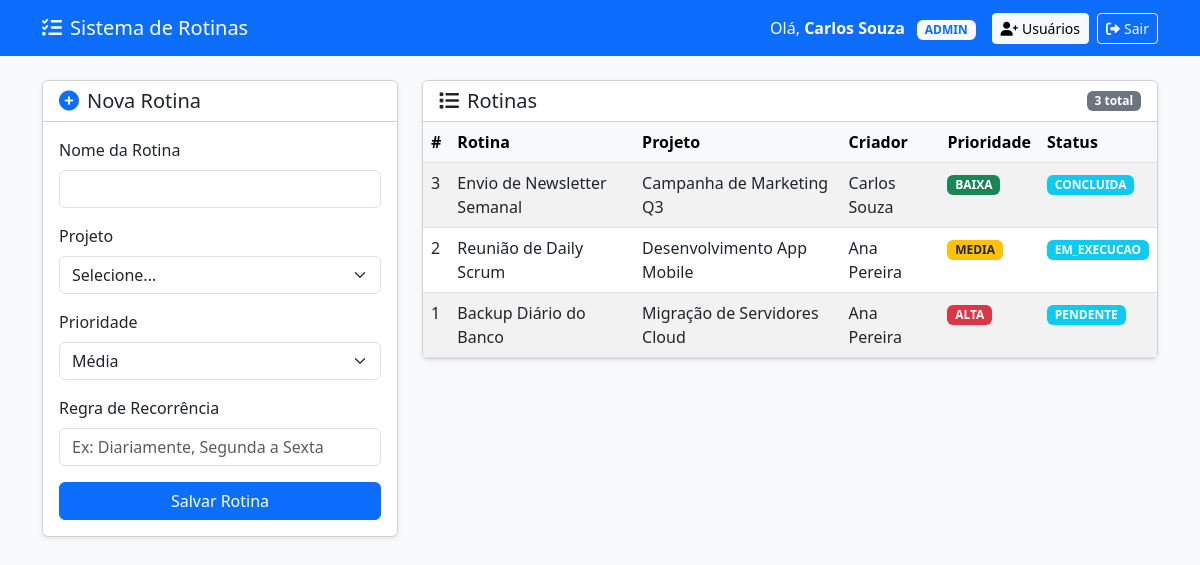
Page /php/interface.php (signed in) on the committed database.
### tables this page shows
CREATE TABLE `rotina` (
  `idRotina` int(11) NOT NULL,
  `idProjeto` int(11) NOT NULL,
  `idCriador` int(11) NOT NULL,
  `nome` varchar(255) NOT NULL,
  `dataHoraCriacao` datetime DEFAULT current_timestamp(),
  `dataConclusao` date DEFAULT NULL,
  `dataLimite` timestamp NULL DEFAULT NULL,
  `horaConclusao` time DEFAULT NULL,
  `recorrente` tinyint(1) DEFAULT 0,
  `recorrenciaRegra` varchar(255) DEFAULT NULL,
  `status` enum('PENDENTE','EM_EXECUCAO','CONCLUIDA','CANCELADA') NOT NULL DEFAULT 'PENDENTE',
  `prioridade` enum('BAIXA','MEDIA','ALTA') NOT NULL DEFAULT 'MEDIA',
  `ultimaModificacao` timestamp NOT NULL DEFAULT current_timestamp() ON UPDATE current_timestamp()
);

CREATE TABLE `projeto` (
  `idProjeto` int(11) NOT NULL,
  `idCriador` int(11) NOT NULL,
  `nome` varchar(255) NOT NULL
);

CREATE TABLE `usuario` (
  `idUsuario` int(11) NOT NULL,
  `idEmpresa` int(11) NOT NULL,
  `nome` varchar(255) NOT NULL,
  `cpf` varchar(14) NOT NULL,
  `email` varchar(255) NOT NULL,
  `senhaHash` varchar(255) NOT NULL,
  `nivel` enum('MASTER','ADMIN','FUNCIONARIO') NOT NULL,
  `status` enum('ATIVO','INATIVO','BLOQUEADO') NOT NULL DEFAULT 'ATIVO',
  `segredo2FA` varchar(255) DEFAULT NULL,
  `dataHoraInsercao` datetime DEFAULT current_timestamp()
);

### php/interface.php (the view, shortened to what this page needs)
<?php
require_once 'conexao.php';
$idEmpresa = $_SESSION['idEmpresa'];
$sqlListagem = "
    SELECT r.*, p.nome AS nome_projeto, u.nome AS nome_criador
    FROM Rotina r
    JOIN Projeto p ON r.idProjeto = p.idProjeto
    JOIN Usuario uc ON p.idCriador = uc.idUsuario
    JOIN Usuario u ON r.idCriador = u.idUsuario
    WHERE uc.idEmpresa = :idEmpresa
    ORDER BY r.dataHoraCriacao DESC
";
$stmt = $pdo->prepare($sqlListagem);
$stmt->execute([':idEmpresa' => $idEmpresa]);
$rotinas = $stmt->fetchAll(PDO::FETCH_ASSOC);
?>
<!DOCTYPE html>
<html lang="pt-br">
<head>
    <link href="https://cdn.jsdelivr.net/npm/bootstrap@5.3.0/dist/css/bootstrap.min.css" rel="stylesheet">
    <link href="https://cdnjs.cloudflare.com/ajax/libs/font-awesome/6.0.0/css/all.min.css" rel="stylesheet">
</head>
<body class="bg-light">
<nav class="navbar navbar-expand-lg navbar-dark bg-primary mb-4">
    <div class="container">
        <a class="navbar-brand" href="#"><i class="fas fa-tasks me-2"></i>Sistema de Rotinas</a>
        <div class="d-flex align-items-center">
            <span class="text-white me-3">
                Olá, <strong><?= $_SESSION['nome'] ?></strong>
                <span class="badge bg-light text-primary ms-2"><?= $_SESSION['nivel'] ?></span>
            </span>
            <?php if ($_SESSION['nivel'] == 'ADMIN' || $_SESSION['nivel'] == 'MASTER'): ?>
                <a href="cadastro_usuario.php" class="btn btn-light btn-sm me-2">
                    <i class="fas fa-user-plus me-1"></i>Usuários
                </a>
            <?php endif; ?>
            <a href="logout.php" class="btn btn-outline-light btn-sm">
                <i class="fas fa-sign-out-alt me-1"></i>Sair
            </a>
        </div>
    </div>
</nav>
<div class="container">
    <div class="row">
        <div class="col-md-4">
            <div class="card shadow-sm mb-4">
                <div class="card-header bg-white">
                    <h5 class="card-title mb-0">
                        <i class="fas fa-plus-circle text-primary me-2"></i>Nova Rotina
                    </h5>
                </div>
                <div class="card-body">
                    <form method="POST">
                        <div class="mb-3">
                            <label class="form-label">Nome da Rotina</label>
                            <input type="text" name="nome" class="form-control" required>
                        </div>
                        <div class="mb-3">
                            <label class="form-label">Projeto</label>
                            <select name="idProjeto" class="form-select" required>
                                <option value="">Selecione...</option>
                            </select>
                        </div>
                        <div class="mb-3">
                            <label class="form-label">Prioridade</label>
                            <select name="prioridade" class="form-select">
                                <option value="MEDIA" selected>Média</option>
                            </select>
                        </div>
                        <div class="mb-3">
                            <label class="form-label">Regra de Recorrência</label>
                            <input type="text" name="recorrencia" class="form-control" placeholder="Ex: Diariamente, Segunda a Sexta">
                        </div>
                        <div class="d-grid">
                            <button type="submit" class="btn btn-primary">Salvar Rotina</button>
                        </div>
                    </form>
                </div>
            </div>
        </div>
        <div class="col-md-8">
            <div class="card shadow-sm">
                <div class="card-header bg-white d-flex justify-content-between align-items-center">
                    <h5 class="card-title mb-0"><i class="fas fa-list me-2"></i>Rotinas</h5>
                    <span class="badge bg-secondary"><?= count($rotinas) ?> total</span>
                </div>
                <div class="table-responsive">
                    <table class="table table-hover table-striped mb-0">
                        <thead class="table-light">
                            <tr>
                                <th>#</th>
                                <th>Rotina</th>
                                <th>Projeto</th>
                                <th>Criador</th>
                                <th>Prioridade</th>
                                <th>Status</th>
                            </tr>
                        </thead>
                        <tbody>
                        <?php if ($rotinas): ?>
                            <?php foreach ($rotinas as $r): ?>
                                <tr>
                                    <td><?= $r['idRotina'] ?></td>
                                    <td><?= htmlspecialchars($r['nome']) ?></td>
                                    <td><?= htmlspecialchars($r['nome_projeto']) ?></td>
                                    <td><?= htmlspecialchars($r['nome_criador']) ?></td>
                                    <td>
                                        <?php
                                            $class = [
                                                'ALTA' => 'bg-danger',
                                                'MEDIA' => 'bg-warning text-dark',
                                                'BAIXA' => 'bg-success'
                                            ][$r['prioridade']] ?? 'bg-secondary';
                                        ?>
                                        <span class="badge <?= $class ?>"><?= $r['prioridade'] ?></span>
                                    </td>
                                    <td><span class="badge bg-info"><?= $r['status'] ?></span></td>
                                </tr>
                            <?php endforeach; ?>
                        <?php endif; ?>
                        </tbody>
                    </table>
                </div>
            </div>
        </div>
    </div>
</div>
</body>
</html>

### rows in the picture
rotina: idRotina "3", nome "Envio de Newsletter Semanal", idProjeto.nome "Campanha de Marketing Q3", idCriador.nome "Carlos Souza", prioridade "BAIXA", status "CONCLUIDA"
rotina: idRotina "2", nome "Reunião de Daily Scrum", idProjeto.nome "Desenvolvimento App Mobile", idCriador.nome "Ana Pereira", prioridade "MEDIA", status "EM_EXECUCAO"
rotina: idRotina "1", nome "Backup Diário do Banco", idProjeto.nome "Migração de Servidores Cloud", idCriador.nome "Ana Pereira", prioridade "ALTA", status "PENDENTE"

### other values in the picture
$_SESSION['nome'] "Carlos Souza"
$_SESSION['nivel'] "ADMIN"
count($rotinas) "3"
